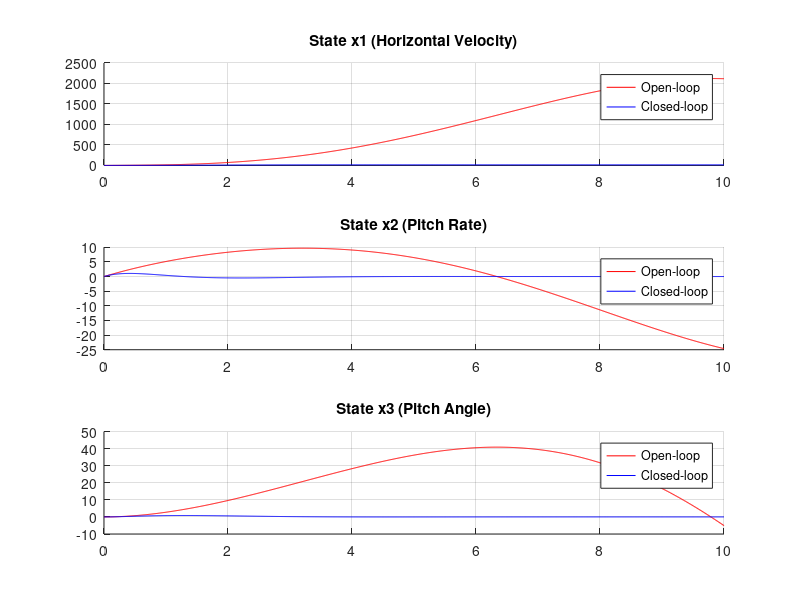

Write MATLAB code to recreate this figure.
clear all
close all
clc

A = [-0.02 -1.4 9.8;
     -0.01 -0.4 0;
      0    1.0  0];
B = [9.8; 6.3; 0];

% Find open-loop poles
open_loop_poles = eig(A);
disp('Open-loop poles:');
disp(open_loop_poles);

desired_poles = [-2, -1 + 1j, -1 - 1j];

% Compute state feedback gain K
K = place(A, B, desired_poles);
disp('State-feedback gain K:');
disp(K);

% Closed-loop system matrix
A_cl = A - B * K
C = eye(3);  % Full-state observation
D = zeros(3, 1);

% Time vector
t = 0:0.01:10;

% Step input
u = ones(size(t));

% Open-loop response
[open_loop_response, ~, x_open] = lsim(ss(A, B, C, D), u, t);

% Closed-loop response
[closed_loop_response, ~, x_closed] = lsim(ss(A - B * K, B, C, D), u, t);

% Plot responses
figure;
subplot(3,1,1); hold on; grid on;
plot(t, x_open(:,1), 'r', t, x_closed(:,1), 'b');
title('State x1 (Horizontal Velocity)');
legend('Open-loop', 'Closed-loop');

subplot(3,1,2); hold on; grid on;
plot(t, x_open(:,2), 'r', t, x_closed(:,2), 'b');
title('State x2 (Pitch Rate)');
legend('Open-loop', 'Closed-loop');

subplot(3,1,3); hold on; grid on;
plot(t, x_open(:,3), 'r', t, x_closed(:,3), 'b');
title('State x3 (Pitch Angle)');
legend('Open-loop', 'Closed-loop');
